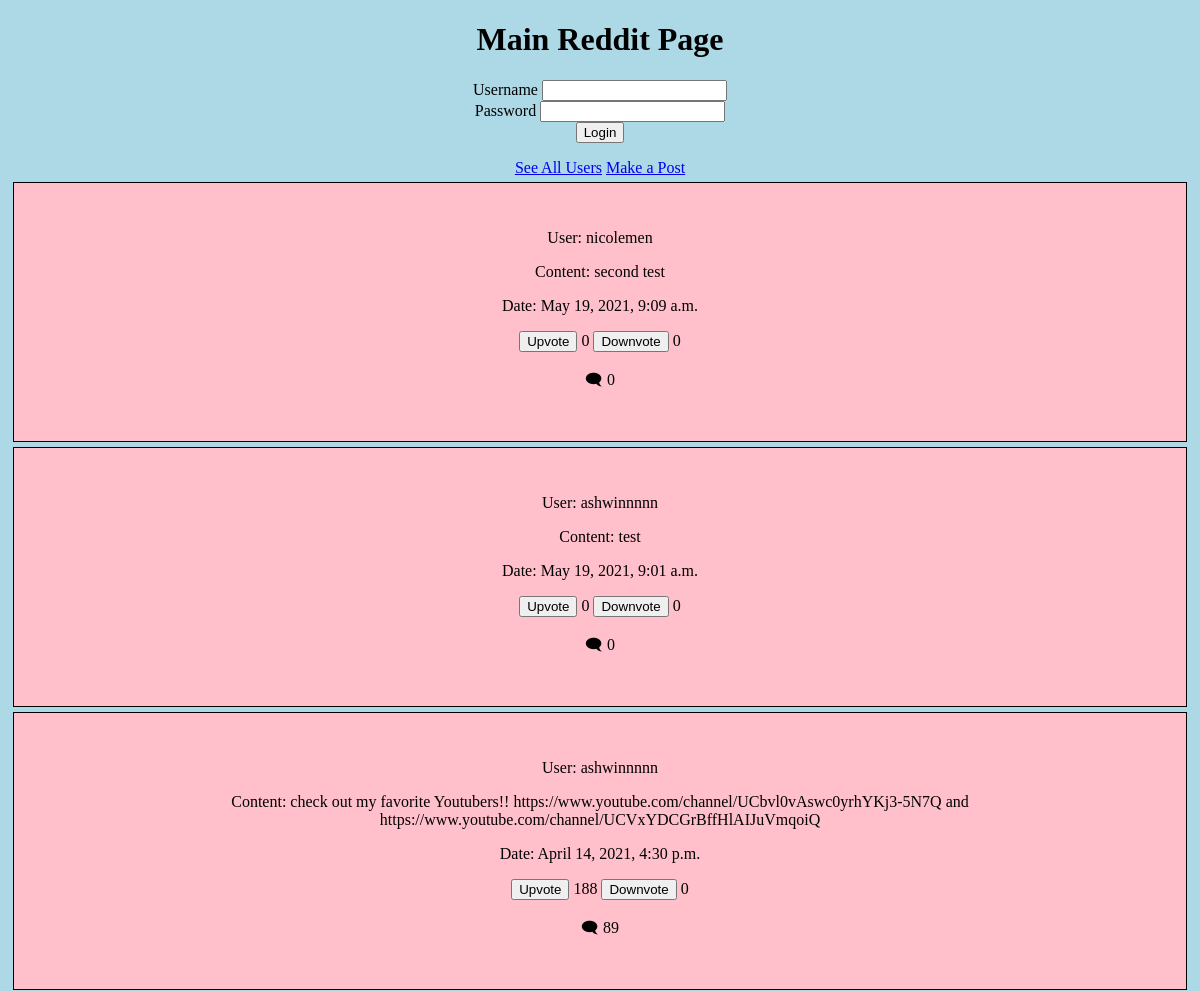
/polls/ (upper part), run on an earlier commit of the app's database.
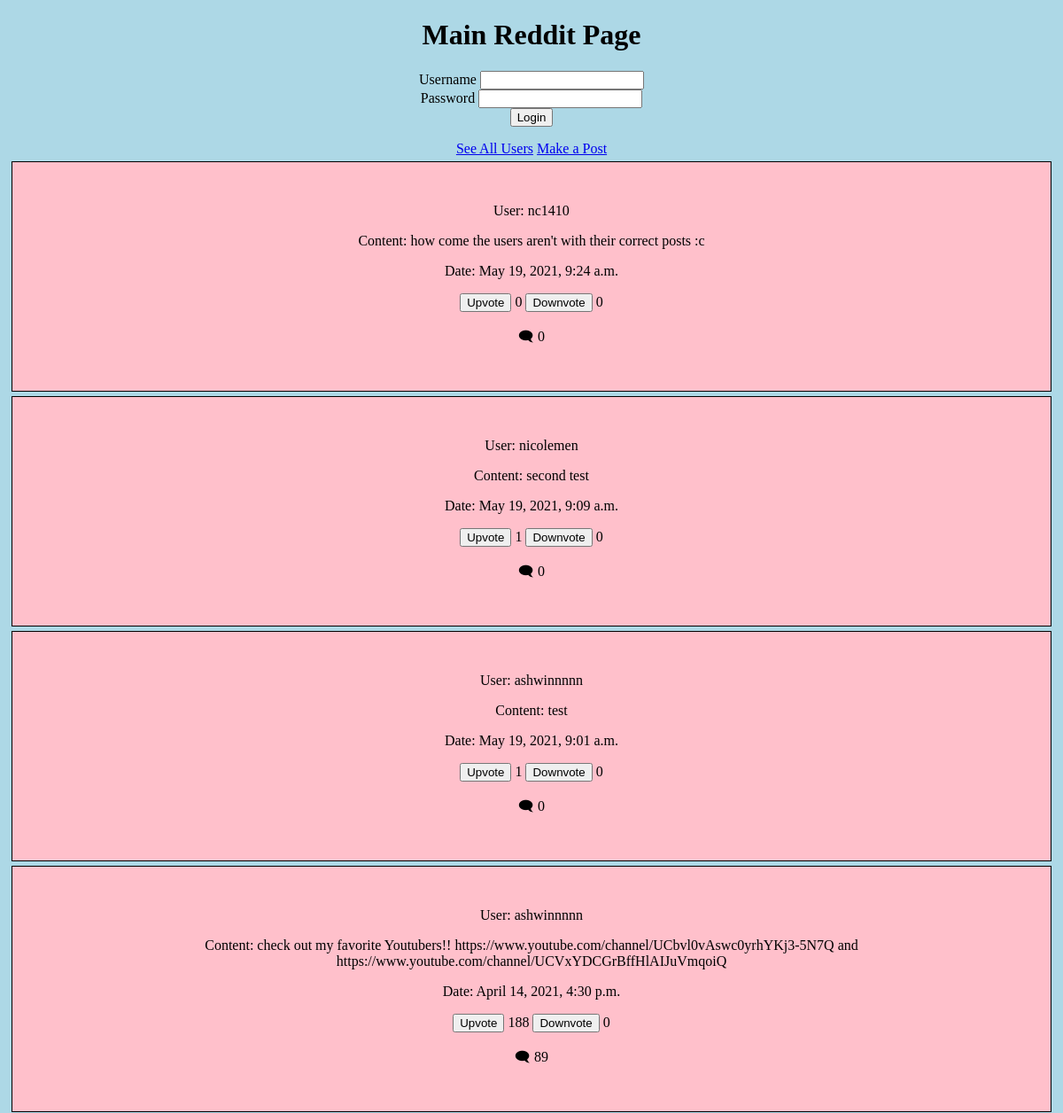
And on a later commit of the database.
### polls/models.py (models this page shows)
class Posts(models.Model):
    user = models.ForeignKey(User, on_delete=models.CASCADE, default=None)
    content = models.CharField(max_length=500, default=None)
    date = models.DateTimeField(max_length=50, default=None)
    upvotes = models.IntegerField(default=0)
    downvotes = models.IntegerField(default=0)
    comments = models.IntegerField(default=0)
    def __str__(self):
        return self.content

### polls/views.py (the view, shortened to what this page needs)
# urls.py: path('', views.main_view, name="index"),
def main_view(request):
    if request.user.is_authenticated:
        loggedIn = True
    else:
        loggedIn = False
    template = loader.get_template('polls/main.html')
    latest_post_list = Posts.objects.order_by('-date')
    context = {
    'post_list' : latest_post_list,
    }
    print(latest_post_list)
    return HttpResponse(template.render(context, request))

### polls/templates/polls/main.html (shortened to what this page needs)
<!DOCTYPE html>
<html lang="en">
<head>
</head>
<body>
  <h1>Main Reddit Page</h1>
  {% if loggedIn %}
    <h3>Welcome, {{user}}</h3>
    <form style="padding-bottom:1em;" method="POST">
      {% csrf_token %}
      <input type="hidden" name="logout" value="logout"></input>
      <button type="submit" class="btn btn-danger">Logout</button>
    </form>
  {% else %}
    <form style="padding-bottom:1em;" method="POST">
      <div class="form-group">
        <label for="inputUsername">Username</label>
        <input type="text" class="form-control" name="inputUsername" id="inputUsername" />
      </div>
      <div class="form-group">
        <label for="inputPassword">Password</label>
        <input type="password" class="form-control" name="inputPassword" id="inputPassword" />
      </div>
      <button type="submit" class="btn btn-danger">Login</button>
    </form>
  {% endif %}
  <a href="{% url 'user' %}">See All Users</a>
  <a href="{% url 'post' %}">Make a Post</a>
  {% if post_list %}
    {% for post in post_list %}
      <div class="text">
        <p>User: {{ post.user }}</p>
        <p>Content: {{ post.content }}</p>
        <p>Date: {{ post.date }}</p>
        <form action="{% url 'upvote' post.id %}" method="post" style="display:inline">
          <input type="submit" value="Upvote" />
          <label for="upvote">{{ post.upvotes }}</label>
        </form>
        <form action="{% url 'downvote' post.id %}" method="post" style="display:inline">
          <input type="submit" value="Downvote" />
          <label for="downvote">{{ post.downvotes }}</label>
        </form>
        <p>🗨 {{ post.comments }}</p>
      </div>
    {% endfor %}
  {% else %}
    <p>No Posts Found</p>
  {% endif %}
</body>
</html>

What changed in the data, as far as the page shows it:
added Posts: user "nc1410", content "how come the users aren't with their correct posts :c", date "May 19, 2021, 9:24 a.m.", upvotes "0", downvotes "0", comments "0"
changed Posts "second test": upvotes "0" → "1"
changed Posts "test": upvotes "0" → "1"
